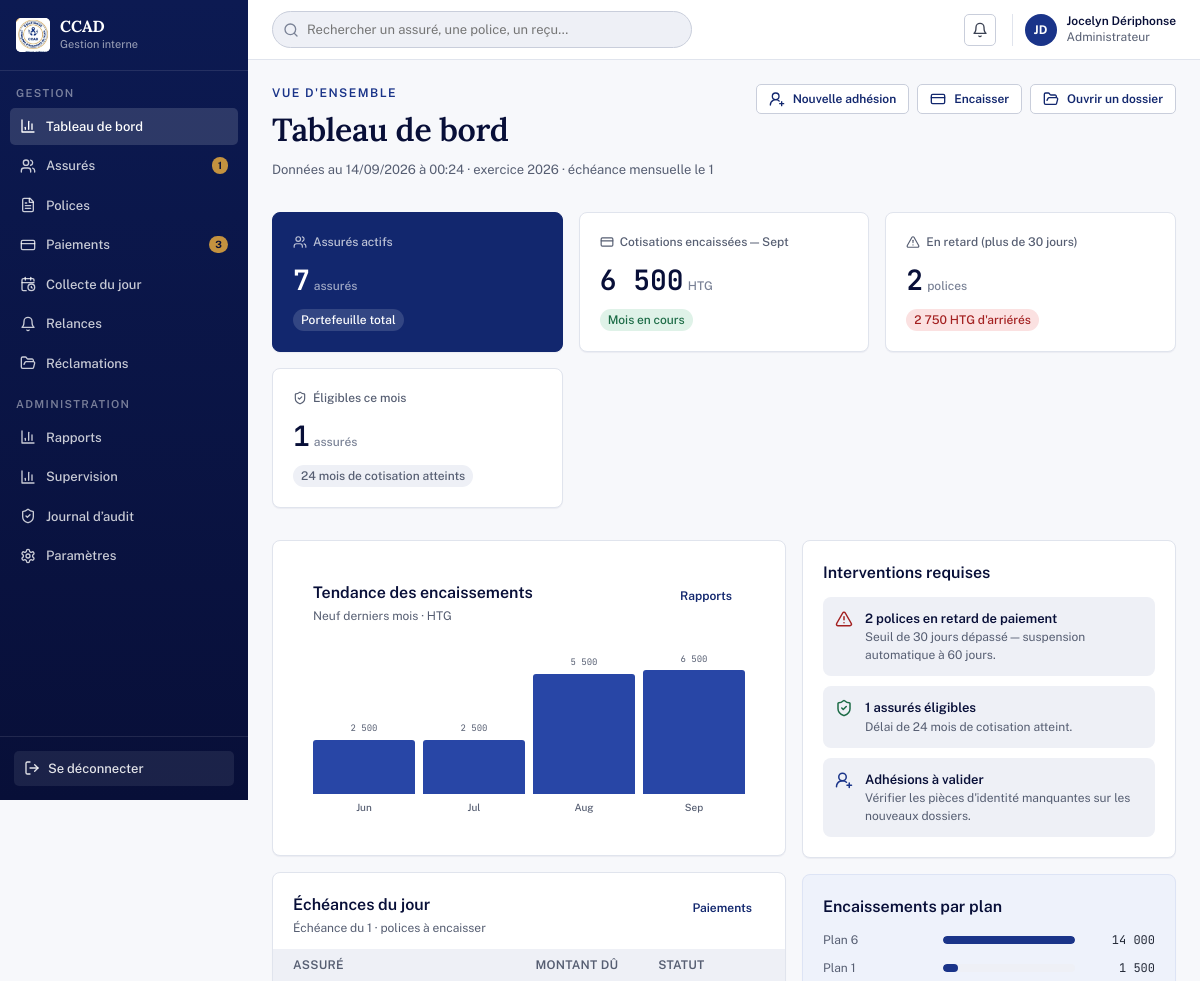
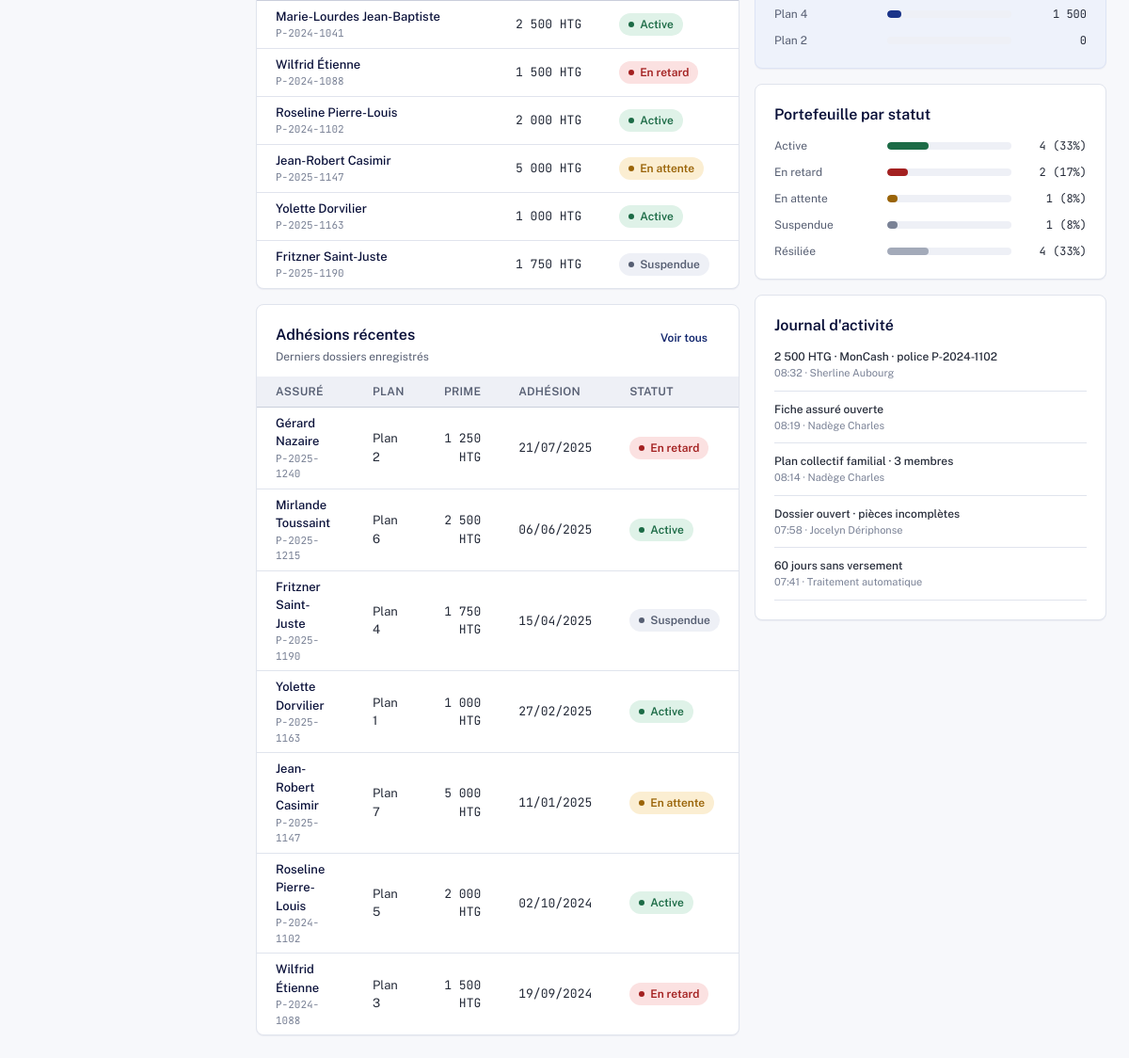
Page /dashboard.php (signed in) on the committed database (2 pictures, top to bottom).
### tables this page shows
CREATE TABLE reglages_regles (
  id                  TINYINT UNSIGNED PRIMARY KEY DEFAULT 1,
  eligibilite_mois    SMALLINT UNSIGNED NOT NULL DEFAULT 24,
  retard_jours        SMALLINT UNSIGNED NOT NULL DEFAULT 30,
  suspension_jours    SMALLINT UNSIGNED NOT NULL DEFAULT 60,
  echeance_jour       TINYINT UNSIGNED NOT NULL DEFAULT 1,
  CONSTRAINT chk_regles_single_row CHECK (id = 1)
);

CREATE TABLE polices (
  id                    INT UNSIGNED AUTO_INCREMENT PRIMARY KEY,
  numero                VARCHAR(20) NOT NULL UNIQUE,
  assure_id             INT UNSIGNED NOT NULL,
  formule_id            INT UNSIGNED NOT NULL,
  plan_id               INT UNSIGNED NOT NULL,
  prime                 DECIMAL(12,2) NOT NULL,
  capital               DECIMAL(14,2) NOT NULL,
  devise                ENUM('HTG','USD') NOT NULL DEFAULT 'HTG',
  frais_inscription     DECIMAL(12,2) NOT NULL DEFAULT 0,
  mode_paiement         ENUM('moncash','especes','virement','cheque') NOT NULL DEFAULT 'moncash',
  moncash_numero        VARCHAR(30) DEFAULT NULL,
  zone_collecte         VARCHAR(80) DEFAULT NULL,
  date_adhesion         DATE NOT NULL,
  jour_echeance         TINYINT UNSIGNED NOT NULL DEFAULT 1,
   
  chef_famille          VARCHAR(150) DEFAULT NULL,
  situation_foyer       VARCHAR(40) DEFAULT NULL,
  personne_urgence      VARCHAR(150) DEFAULT NULL,
  telephone_urgence     VARCHAR(30) DEFAULT NULL,
  lieu_inhumation_prevu VARCHAR(150) DEFAULT NULL,
  caveau                VARCHAR(150) DEFAULT NULL,
  statut                ENUM('Active','En retard','En attente','Suspendue','Résiliée') NOT NULL DEFAULT 'En attente',
  cree_le               DATETIME NOT NULL DEFAULT CURRENT_TIMESTAMP,
  resilie_le            DATETIME DEFAULT NULL,
  FOREIGN KEY (assure_id) REFERENCES assures(id),
  FOREIGN KEY (formule_id) REFERENCES formules(id),
  FOREIGN KEY (plan_id) REFERENCES plans(id)
);

CREATE TABLE assures (
  id                  INT UNSIGNED AUTO_INCREMENT PRIMARY KEY,
  reference           VARCHAR(20) NOT NULL UNIQUE,
  prenom              VARCHAR(80) NOT NULL,
  nom                 VARCHAR(120) NOT NULL,
  sexe                ENUM('f','m') DEFAULT NULL,
  date_naissance      DATE DEFAULT NULL,
  lieu_naissance      VARCHAR(120) DEFAULT NULL,
  etat_civil          ENUM('celibataire','marie','placage','veuf','divorce') DEFAULT NULL,
  nif                 VARCHAR(30) DEFAULT NULL,
  profession          VARCHAR(120) DEFAULT NULL,
  personnes_charge    TINYINT UNSIGNED DEFAULT 0,
  telephone           VARCHAR(30) DEFAULT NULL,
  telephone2          VARCHAR(30) DEFAULT NULL,
  email               VARCHAR(150) DEFAULT NULL,
  departement_id      INT UNSIGNED DEFAULT NULL,
  commune_id          INT UNSIGNED DEFAULT NULL,
  section_communale   VARCHAR(120) DEFAULT NULL,
  adresse             VARCHAR(255) DEFAULT NULL,
  temoin1_nom         VARCHAR(120) DEFAULT NULL,
  temoin1_telephone   VARCHAR(30) DEFAULT NULL,
  temoin2_nom         VARCHAR(120) DEFAULT NULL,
  temoin2_telephone   VARCHAR(30) DEFAULT NULL,
  photo_path          VARCHAR(255) DEFAULT NULL,
  agent_id            INT UNSIGNED DEFAULT NULL,
  cree_le             DATETIME NOT NULL DEFAULT CURRENT_TIMESTAMP,
  FOREIGN KEY (departement_id) REFERENCES departements(id),
  FOREIGN KEY (commune_id) REFERENCES communes(id),
  FOREIGN KEY (agent_id) REFERENCES utilisateurs(id)
);

CREATE TABLE plans (
  id            INT UNSIGNED AUTO_INCREMENT PRIMARY KEY,
  code          VARCHAR(20) NOT NULL UNIQUE,
  nom           VARCHAR(60) NOT NULL,
  prime         DECIMAL(12,2) NOT NULL,
  capital       DECIMAL(14,2) NOT NULL,
  actif         TINYINT(1) NOT NULL DEFAULT 1,
  ordre         INT UNSIGNED NOT NULL DEFAULT 0
);

CREATE TABLE audit_log (
  id              BIGINT UNSIGNED AUTO_INCREMENT PRIMARY KEY,
  horodatage      DATETIME NOT NULL DEFAULT CURRENT_TIMESTAMP,
  utilisateur_id  INT UNSIGNED DEFAULT NULL,
  zone            VARCHAR(80) DEFAULT NULL,
  type_operation  ENUM('Consultation','Adhésion','Encaissement','Modification','Suspension','Réclamation','Paramètres') NOT NULL,
  cible           VARCHAR(60) DEFAULT NULL,
  detail          VARCHAR(255) DEFAULT NULL,
  FOREIGN KEY (utilisateur_id) REFERENCES utilisateurs(id)
);

CREATE TABLE utilisateurs (
  id                  INT UNSIGNED AUTO_INCREMENT PRIMARY KEY,
  prenom              VARCHAR(80) DEFAULT NULL,
  nom                 VARCHAR(120) NOT NULL,
  login               VARCHAR(60) NOT NULL UNIQUE,
  mot_de_passe_hash   VARCHAR(255) NOT NULL,
  telephone           VARCHAR(30) DEFAULT NULL,
  email               VARCHAR(150) DEFAULT NULL,
  nif                 VARCHAR(30) DEFAULT NULL,
  role_id             INT UNSIGNED NOT NULL,
  departement_id      INT UNSIGNED DEFAULT NULL,
  commune_id          INT UNSIGNED DEFAULT NULL,
  zone_collecte       VARCHAR(80) DEFAULT NULL,
  portee_nationale    TINYINT(1) NOT NULL DEFAULT 0,
  double_auth         TINYINT(1) NOT NULL DEFAULT 1,
  statut              ENUM('Active','Archivé') NOT NULL DEFAULT 'Active',
  cree_le             DATETIME NOT NULL DEFAULT CURRENT_TIMESTAMP,
  FOREIGN KEY (role_id) REFERENCES roles(id),
  FOREIGN KEY (departement_id) REFERENCES departements(id),
  FOREIGN KEY (commune_id) REFERENCES communes(id)
);

### dashboard.php (the view, shortened to what the rows shown need)
<?php
require_once __DIR__ . '/includes/functions.php';
require __DIR__ . '/includes/layout_start.php';
$pdo = db();
$r = regles();
$org = organisation();
$devise = $org['devise'] ?? 'HTG';
$eligMois = (int) $r['eligibilite_mois'];
$retardJours = (int) $r['retard_jours'];
$retardStmt = $pdo->query("SELECT COUNT(*) n, COALESCE(SUM(prime),0) arrieres FROM polices WHERE statut='En retard'");
$retardRow = $retardStmt->fetch();
$eligiblesStmt = $pdo->prepare("SELECT COUNT(*) FROM polices WHERE statut='Active' AND TIMESTAMPDIFF(MONTH, date_adhesion, CURDATE()) >= ?");
$eligiblesStmt->execute([$eligMois]);
$eligibles = (int) $eligiblesStmt->fetchColumn();
$echeances = $pdo->query("
  SELECT a.nom, a.prenom, p.numero, p.prime, p.statut, p.zone_collecte
  FROM polices p JOIN assures a ON a.id=p.assure_id
  WHERE p.statut != 'Résiliée' ORDER BY p.id LIMIT 6
")->fetchAll();
$recentes = $pdo->query("
  SELECT a.nom, a.prenom, p.numero, pl.nom AS plan, p.prime, p.date_adhesion, p.statut
  FROM polices p JOIN assures a ON a.id=p.assure_id JOIN plans pl ON pl.id=p.plan_id
  ORDER BY p.date_adhesion DESC, p.id DESC LIMIT 7
")->fetchAll();
$statutParts = $pdo->query("SELECT statut, COUNT(*) n FROM polices GROUP BY statut")->fetchAll(PDO::FETCH_KEY_PAIR);
$totalPolices = array_sum($statutParts);
$statutColors = ['Active'=>'var(--green-600)','En retard'=>'var(--red-600)','En attente'=>'var(--amber-600)','Suspendue'=>'var(--grey-500)','Résiliée'=>'var(--grey-400)'];
$journal = $pdo->query("
  SELECT al.*, u.prenom up, u.nom un FROM audit_log al LEFT JOIN utilisateurs u ON u.id=al.utilisateur_id
  ORDER BY al.horodatage DESC LIMIT 5
")->fetchAll();
?>
<div class="page-header">
  <div>
    <div class="page-header__eyebrow">Vue d'ensemble</div>
    <h1 class="page-header__title">Tableau de bord</h1>
    <div class="page-header__meta">Données au <?= date('d/m/Y \à H:i') ?> · exercice <?= date('Y') ?> · échéance mensuelle le <?= (int) $r['echeance_jour'] ?></div>
  </div>
</div>
<div class="stat-grid">
  <div class="stat-card">
    <div class="stat-card__label"><?= icon('triangle-alert',14) ?> En retard (plus de <?= $retardJours ?> jours)</div>
    <div><span class="stat-card__value"><?= (int) $retardRow['n'] ?></span><span class="stat-card__unit">polices</span></div>
    <div class="stat-card__delta stat-card__delta--down"><?= fmt_money($retardRow['arrieres'], $devise) ?> d'arriérés</div>
  </div>
  <div class="stat-card">
    <div class="stat-card__label"><?= icon('shield-check',14) ?> Éligibles ce mois</div>
    <div><span class="stat-card__value"><?= $eligibles ?></span><span class="stat-card__unit">assurés</span></div>
    <div class="stat-card__delta stat-card__delta--neutral"><?= $eligMois ?> mois de cotisation atteints</div>
  </div>
</div>
<div class="form-row">
  <div class="form-col">
    <div class="card card--flush">
      <div class="card__head">
        <div><div class="card__title">Échéances du jour</div><div class="card__subtitle">Échéance du <?= (int) $r['echeance_jour'] ?> · polices à encaisser</div></div>
      </div>
      <div class="table-wrap">
        <table class="data-table is-dense">
          <thead><tr><th>Assuré</th><th class="is-numeric">Montant dû</th><th>Statut</th></tr></thead>
          <tbody>
          <?php foreach ($echeances as $e): ?>
            <tr>
              <td><div class="person-cell"><span class="person-cell__name"><?= h($e['prenom'] . ' ' . $e['nom']) ?></span><span class="person-cell__meta"><?= h($e['numero']) ?></span></div></td>
              <td class="is-numeric is-mono"><?= fmt_money($e['prime'], $devise) ?></td>
              <td><?= badge_html($e['statut']) ?></td>
            </tr>
          <?php endforeach; ?>
          </tbody>
        </table>
      </div>
    </div>
    <div class="card card--flush">
      <div class="table-wrap">
        <table class="data-table is-dense">
          <thead><tr><th>Assuré</th><th>Plan</th><th class="is-numeric">Prime</th><th>Adhésion</th><th>Statut</th></tr></thead>
          <tbody>
          <?php foreach ($recentes as $r2): ?>
            <tr class="is-clickable" onclick="location.href='assure_fiche.php?numero=<?= urlencode($r2['numero']) ?>'">
              <td><div class="person-cell"><span class="person-cell__name"><?= h($r2['prenom'] . ' ' . $r2['nom']) ?></span><span class="person-cell__meta"><?= h($r2['numero']) ?></span></div></td>
              <td><?= h($r2['plan']) ?></td>
              <td class="is-numeric is-mono"><?= fmt_money($r2['prime'], $devise) ?></td>
              <td class="is-mono"><?= fmt_date_fr($r2['date_adhesion']) ?></td>
              <td><?= badge_html($r2['statut']) ?></td>
            </tr>
          <?php endforeach; ?>
          </tbody>
        </table>
      </div>
    </div>
  </div>
  <div class="form-col form-col--side">
    <div class="card">
      <div class="alert-list">
        <div class="alert-item"><div class="alert-item__icon" style="color:var(--red-600)"><?= icon('triangle-alert',18) ?></div><div><div class="alert-item__title"><?= (int)$retardRow['n'] ?> polices en retard de paiement</div><div class="alert-item__detail">Seuil de <?= $retardJours ?> jours dépassé — suspension automatique à <?= (int)$r['suspension_jours'] ?> jours.</div></div></div>
        <div class="alert-item"><div><div class="alert-item__title"><?= $eligibles ?> assurés éligibles</div><div class="alert-item__detail">Délai de <?= $eligMois ?> mois de cotisation atteint.</div></div></div>
      </div>
    </div>
    <div class="card">
      <div class="split-list">
        <?php foreach ($statutParts as $statut => $n): $pct = $totalPolices ? round(($n / $totalPolices) * 100) : 0; ?>
        <div class="split-row">
          <div class="split-row__label"><?= h($statut) ?></div>
          <div class="split-row__bar"><div class="split-row__fill" style="width:<?= $pct ?>%;background:<?= $statutColors[$statut] ?? 'var(--grey-400)' ?>"></div></div>
          <div class="split-row__value"><?= $n ?> (<?= $pct ?>%)</div>
        </div>
        <?php endforeach; ?>
      </div>
    </div>
    <div class="card">
      <div class="stack stack--sm">
        <?php foreach ($journal as $j): ?>
        <div style="padding-bottom:10px;border-bottom:1px solid var(--border-subtle)">
          <div style="font-size:12px;font-weight:500;color:var(--grey-800)"><?= h($j['detail']) ?></div>
          <div style="font-size:11px;color:var(--text-faint)"><?= h(date('H:i', strtotime($j['horodatage']))) ?> · <?= h($j['up'] ? $j['up'] . ' ' . $j['un'] : 'Traitement automatique') ?></div>
        </div>
        <?php endforeach; ?>
      </div>
    </div>
  </div>
</div>
<?php require __DIR__ . '/includes/layout_end.php'; ?>

### includes/functions.php (shortened to what the rows shown need)
<?php
require_once __DIR__ . '/../config/db.php';
function h(?string $s): string
{
    return htmlspecialchars($s ?? '', ENT_QUOTES, 'UTF-8');
}
function fmt_money($n, ?string $devise = null): string
{
    $s = number_format((float) $n, 0, ',', ' ');
    return $devise ? $s . ' ' . $devise : $s;
}
function fmt_date_fr(?string $ymd): string
{
    $t = strtotime($ymd);
    return $t ? date('d/m/Y', $t) : '—';
}
function badge_tone(string $statut): string
{
    static $tones = [
        'Active' => 'success',
        'En retard' => 'danger',
        'En attente' => 'warning',
        'Suspendue' => 'neutral',
        'Résiliée' => 'neutral',
        'Encaissé' => 'success',
        'À valider' => 'warning',
        'Rejeté' => 'danger',
        'Versé' => 'success',
        'En cours' => 'warning',
        'Archivé' => 'neutral',
    ];
    return $tones[$statut] ?? 'neutral';
}
function badge_html(string $statut, ?string $tone = null): string
{
    $tone = $tone ?? badge_tone($statut);
    return '<span class="badge badge--' . h($tone) . '"><i class="badge__dot"></i>' . h($statut) . '</span>';
}
function regles(): array
{
    static $r = null;
    if ($r === null) {
        $r = db()->query('SELECT * FROM reglages_regles WHERE id = 1')->fetch() ?: [
            'eligibilite_mois' => 24, 'retard_jours' => 30, 'suspension_jours' => 60, 'echeance_jour' => 1,
        ];
    }
    return $r;
}
function icon(string $name, int $size = 16): string
{
    $p = $paths[$name] ?? $paths['file-text'];
    return '<svg xmlns="http://www.w3.org/2000/svg" width="' . $size . '" height="' . $size . '" viewBox="0 0 24 24" fill="none" stroke="currentColor" stroke-width="2" stroke-linecap="round" stroke-linejoin="round" class="icon" aria-hidden="true">' . $p . '</svg>';
}

### rows in the picture
reglages_regles: echeance_jour "1", retard_jours "30", eligibilite_mois "24", suspension_jours "60"
polices: assure.nom "Marie-Lourdes Jean-Baptiste", numero "P-2024-1041", prime "2 500 HTG", statut "Active"
polices: assure.nom "Wilfrid Étienne", numero "P-2024-1088", prime "1 500 HTG", statut "En retard", plan.nom "Plan 3", date_adhesion "19/09/2024"
polices: assure.nom "Roseline Pierre-Louis", numero "P-2024-1102", prime "2 000 HTG", statut "Active", plan.nom "Plan 5", date_adhesion "02/10/2024"
polices: assure.nom "Jean-Robert Casimir", numero "P-2025-1147", prime "5 000 HTG", statut "En attente", plan.nom "Plan 7", date_adhesion "11/01/2025"
polices: assure.nom "Yolette Dorvilier", numero "P-2025-1163", prime "1 000 HTG", statut "Active", plan.nom "Plan 1", date_adhesion "27/02/2025"
polices: assure.nom "Fritzner Saint-Juste", numero "P-2025-1190", prime "1 750 HTG", statut "Suspendue", plan.nom "Plan 4", date_adhesion "15/04/2025"
polices: assure.nom "Gérard Nazaire", numero "P-2025-1240", plan.nom "Plan 2", prime "1 250 HTG", date_adhesion "21/07/2025", statut "En retard"
polices: assure.nom "Mirlande Toussaint", numero "P-2025-1215", plan.nom "Plan 6", prime "2 500 HTG", date_adhesion "06/06/2025", statut "Active"
audit_log: detail "2 500 HTG · MonCash · police P-2024-1102", horodatage "08:32", utilisateur.nom "Sherline Aubourg"
audit_log: detail "Fiche assuré ouverte", horodatage "08:19", utilisateur.nom "Nadège Charles"
audit_log: detail "Plan collectif familial · 3 membres", horodatage "08:14", utilisateur.nom "Nadège Charles"
audit_log: detail "Dossier ouvert · pièces incomplètes", horodatage "07:58", utilisateur.nom "Jocelyn Dériphonse"
audit_log: detail "60 jours sans versement", horodatage "07:41", un "Traitement automatique"

### other values in the picture
APP_NAME "CCAD"
APP_SUBTITLE "Gestion interne"
$label "Tableau de bord Assurés Polices Paiements Collecte du jour Relances Réclamations Rapports Supervision Journal d’audit Paramètres"
$badge "1 3"
$user['nom_complet'] "Jocelyn Dériphonse"
$user['role'] "Administrateur"
fmt_money($assuresActifs) "7"
fmt_money($encaisseMois) "6 500"
$devise "HTG"
$retardRow['n'] "2"
fmt_money($retardRow['arrieres'], $devise) "2 750 HTG"
$eligibles "1"
fmt_money($t['total']) "2 500"
$t['lbl'] "Jun"
$t['lbl'] "Jul"
